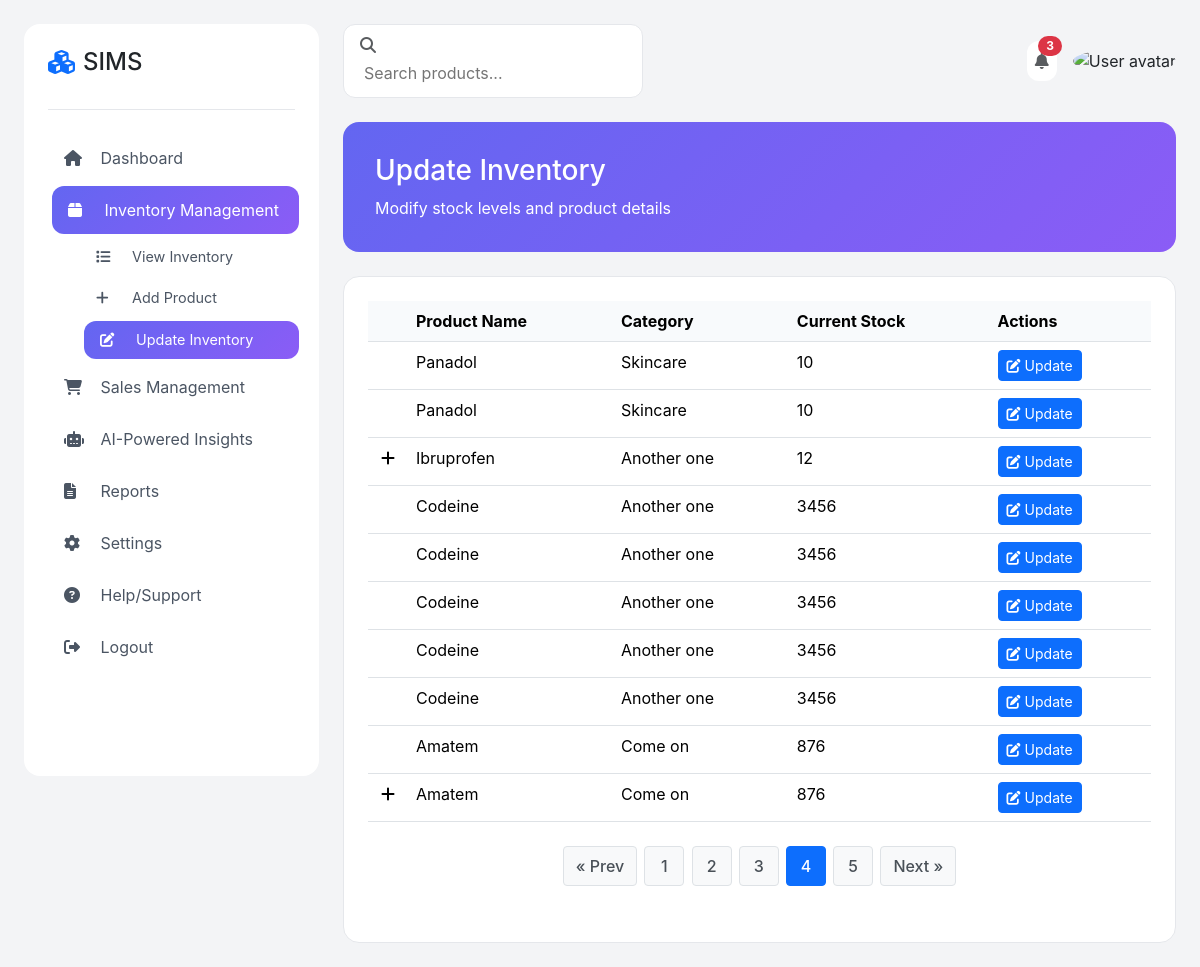
Page /inventory/updateproduct.php?page=4 (signed in) on the committed database.
### tables this page shows
CREATE TABLE `product_variants` (
  `id` int(11) NOT NULL,
  `product_id` int(11) NOT NULL,
  `variant_name` varchar(255) NOT NULL,
  `price_per_packet` decimal(10,2) DEFAULT NULL,
  `price_per_sachet` decimal(10,2) DEFAULT NULL,
  `qty_packet` int(11) DEFAULT NULL,
  `qty_sachet` int(11) DEFAULT NULL,
  `created_at` timestamp NOT NULL DEFAULT current_timestamp()
);

CREATE TABLE `products` (
  `id` int(11) NOT NULL,
  `product_name` varchar(255) NOT NULL,
  `category` varchar(100) NOT NULL,
  `brand` varchar(100) DEFAULT NULL,
  `batch_number` varchar(50) DEFAULT NULL,
  `prod_date` date DEFAULT NULL,
  `exp_date` date DEFAULT NULL,
  `desc` varchar(500) DEFAULT NULL,
  `cost_price` decimal(10,2) NOT NULL,
  `price_per_packet` decimal(10,2) NOT NULL,
  `price_per_sachet` decimal(10,2) NOT NULL,
  `quantity_packet` int(11) NOT NULL,
  `quantity_per_pack` int(11) NOT NULL,
  `low_stock_alert` int(11) NOT NULL,
  `expiry_alert_days` int(11) NOT NULL,
  `created_at` timestamp NOT NULL DEFAULT current_timestamp()
);

### inventory/updateproduct.php (the view, shortened to what this page needs)
<?php
include "../config/config.php";
$page = isset($_GET['page']) ? (int)$_GET['page'] : 1;
$limit = 10;
$offset = ($page - 1) * $limit;
$total_qry = "SELECT COUNT(*) as total FROM products";
$total_res = mysqli_query($connect, $total_qry);
$total_row = mysqli_fetch_assoc($total_res);
$total_products = $total_row['total'];
$total_pages = ceil($total_products / $limit);
$sel_qry = "SELECT
                p.id AS product_id,
                p.product_name,
                p.category,
                p.quantity_packet AS product_stock,
                v.id AS variant_id,
                v.variant_name,
                v.qty_packet AS variant_stock
            FROM products p
            LEFT JOIN product_variants v ON p.id = v.product_id
            ORDER BY p.id, v.id
            LIMIT $offset, $limit";
$res = mysqli_query($connect, $sel_qry);
$products = [];
if (mysqli_num_rows($res) > 0) {
    while ($row = mysqli_fetch_assoc($res)) {
        $products[$row['product_id']]['name'] = $row['product_name'];
        $products[$row['product_id']]['category'] = $row['category'];
        $products[$row['product_id']]['stock'] = $row['product_stock'];
        if ($row['variant_id']) {
            $products[$row['product_id']]['variants'][] = [
                'variant_name' => $row['variant_name'],
                'stock' => $row['variant_stock']
            ];
        }
    }
}
?>
<!DOCTYPE html>
<html lang="en">
<head>
    <link href="https://cdnjs.cloudflare.com/ajax/libs/bootstrap/5.3.2/css/bootstrap.min.css" rel="stylesheet">
    <link href="https://cdnjs.cloudflare.com/ajax/libs/font-awesome/6.4.2/css/all.min.css" rel="stylesheet">
    <link href="../style/css/style.css" rel="stylesheet">
</head>
<body>
    <div class="layout-container">
        <div class="sidebar" id="sidebar">
            <div class="logo-section">
                <h4 class="d-flex align-items-center gap-2">
                    <i class="fas fa-cubes text-primary"></i>
                    SIMS
                </h4>
            </div>
            <nav>
                <a href="../dashboard/" class="nav-link">
                    <i class="fas fa-home"></i> Dashboard
                </a>
                <a href="#" class="nav-link active" onclick="toggleSubmenu('inventory')">
                    <i class="fas fa-box"></i> Inventory Management
                </a>
                <div class="submenu show" id="inventory">
                    <a href="../inventory/" class="nav-link"><i class="fas fa-list"></i> View Inventory</a>
                    <a href="../inventory/addproduct.php" class="nav-link"><i class="fas fa-plus"></i> Add Product</a>
                    <a href="#" class="nav-link active"><i class="fas fa-edit"></i> Update Inventory</a>
                </div>
                <a href="#" class="nav-link" onclick="toggleSubmenu('sales')">
                    <i class="fas fa-shopping-cart"></i> Sales Management
                </a>
                <a href="#" class="nav-link" onclick="toggleSubmenu('ai-insights')">
                    <i class="fas fa-robot"></i> AI-Powered Insights
                </a>
                <a href="#" class="nav-link" onclick="toggleSubmenu('reports')">
                    <i class="fas fa-file-alt"></i> Reports
                </a>
                <a href="#" class="nav-link" onclick="toggleSubmenu('settings')">
                    <i class="fas fa-cog"></i> Settings
                </a>
                <a href="#" class="nav-link">
                    <i class="fas fa-question-circle"></i> Help/Support
                </a>
                <a href="../logout/" class="nav-link">
                    <i class="fas fa-sign-out-alt"></i> Logout
                </a>
            </nav>
        </div>
        <div class="main-content">
            <div class="header">
                <div class="search-box">
                    <i class="fas fa-search text-muted me-2"></i>
                    <input type="text" placeholder="Search products..." id="searchInput">
                </div>
                <div class="user-section">
                    <div class="notification-badge">
                        <i class="fas fa-bell text-muted"></i>
                        <span class="badge rounded-pill bg-danger">3</span>
                    </div>
                    <img src="/placeholder.svg?height=40&width=40" class="rounded-circle" alt="User avatar">
                </div>
            </div>
            <div class="header-section">
                <h3>Update Inventory</h3>
                <p class="mb-0">Modify stock levels and product details</p>
            </div>
            <div class="inventory-table">
                <table class="table table-hover" id="inventoryTable">
                    <thead>
                        <tr>
                            <th width="40"></th>
                            <th>Product Name</th>
                            <th>Category</th>
                            <th>Current Stock</th>
                            <th>Actions</th>
                        </tr>
                    </thead>
                    <tbody>
                        <?php foreach ($products as $product_id => $product): ?>
                            <tr class="highlight-row <?php echo ($product['stock'] <= 5) ? 'low-stock' : ''; ?>">
                                <td>
                                    <?php if (!empty($product['variants'])): ?>
                                        <span class="expand-btn" onclick="toggleVariants(<?php echo $product_id; ?>)" id="expand-<?php echo $product_id; ?>">
                                            <i class="fas fa-plus"></i>
                                        </span>
                                    <?php endif; ?>
                                </td>
                                <td><?php echo htmlspecialchars($product['name']); ?></td>
                                <td><?php echo htmlspecialchars($product['category']); ?></td>
                                <td><?php echo htmlspecialchars($product['stock']); ?></td>
                                <td>
                                    <button class="btn btn-sm btn-primary" onclick="openUpdateModal(<?php echo $product_id; ?>, '<?php echo htmlspecialchars($product['name']); ?>', <?php echo $product['stock']; ?>)">
                                        <i class="fas fa-edit me-1"></i>Update
                                    </button>
                                </td>
                            </tr>
                        <?php endforeach; ?>
                    </tbody>
                </table>
                <?php
                echo "<div class='pagination'>";
                if ($page > 1) {
                    echo "<a href='?page=" . ($page - 1) . "'>&laquo; Prev</a>";
                }
                $start_page = max(1, $page - 2);
                $end_page = min($total_pages, $page + 2);
                if ($start_page > 1) {
                    echo "<a href='?page=1'>1</a>";
                }
                for ($i = $start_page; $i <= $end_page; $i++) {
                    if ($i == $page) {
                        echo "<span>$i</span>";
                    } else {
                        echo "<a href='?page=$i'>$i</a>";
                    }
                }
                if ($page < $total_pages) {
                    echo "<a href='?page=" . ($page + 1) . "'>Next &raquo;</a>";
                }
                echo "</div>";
                ?>
            </div>
        </div>
    </div>
</body>
</html>

### style/css/style.css (style rules this page uses)
:root { --primary-gradient: linear-gradient(135deg, #6366f1 0%, #8b5cf6 100%); --sidebar-width: 295px; }
body { background-color: #f3f4f6; min-height: 100vh; font-family: 'Inter', system-ui, sans-serif; }
.layout-container { display: flex; gap: 24px; padding: 24px; min-height: 100vh; }
.sidebar { width: var(--sidebar-width); background: white; border-radius: 16px; padding: 24px; position: fixed; height: calc(100vh - 48px); overflow-y: auto; transition: transform 0.3s ease; z-index: 1000; }
.logo-section { padding-bottom: 24px; margin-bottom: 24px; border-bottom: 1px solid #e5e7eb; }
.nav-link { color: #4b5563; padding: 12px 16px; border-radius: 12px; margin-bottom: 4px; transition: all 0.2s; text-decoration: none; }
.nav-link:hover, .nav-link.active { background: var(--primary-gradient); color: white; transform: translateX(4px); }
.nav-link i { width: 20px; margin-right: 12px; }
.submenu { margin-left: 32px; display: none; }
.submenu.show { display: block; }
.submenu .nav-link { font-size: 0.9rem; padding: 8px 16px; }
.main-content { margin-left: var(--sidebar-width); flex: 1; padding-left: 24px; }
.header { display: flex; justify-content: space-between; align-items: center; margin-bottom: 24px; }
.search-box { background: white; border-radius: 12px; padding: 8px 16px; width: 300px; border: 1px solid #e5e7eb; }
.search-box input { border: none; outline: none; width: 100%; padding: 4px; }
.user-section { display: flex; align-items: center; gap: 16px; }
.notification-badge { background: white; padding: 8px; border-radius: 12px; position: relative; }
.badge { position: absolute; top: -5px; right: -5px; }
.header-section { background: var(--primary-gradient); border-radius: 16px; padding: 32px; color: white; margin-bottom: 24px; }
.inventory-table { background: white; border-radius: 16px; padding: 24px; border: 1px solid #e5e7eb; }
.table th { border-top: none; background-color: #f8fafc; }

### inventory/updateproduct.php (style rules this page uses)
.expand-btn { cursor: pointer; width: 24px; display: inline-block; text-align: center; }
.pagination { display: flex; justify-content: center; margin: 1.5rem 0 2rem 0; padding: 0; gap: 0.25rem; }
.pagination a, .pagination span { display: inline-flex; align-items: center; justify-content: center; min-width: 2.5rem; height: 2.5rem; padding: 0.5rem 0.75rem; margin: 0 0.1rem; text-decoration: none; border-radius: 0.25rem; font-weight: 500; transition: all 0.2s ease; }
.pagination a { background-color: #f8f9fa; color: #495057; border: 1px solid #dee2e6; }
.pagination span { background-color: #0d6efd; color: white; border: 1px solid #0d6efd; }
.inventory-table { margin-bottom: 0; }

### rows in the picture
product_variants: product.product_name "Ibruprofen", product.category "Another one", product.quantity_packet "12"

### other values in the picture
$product['name'] "Panadol"
$product['category'] "Skincare"
$product['stock'] "10"
$product['name'] "Codeine"
$product['category'] "Another one"
$product['stock'] "3456"
$product['name'] "Amatem"
$product['category'] "Come on"
$product['stock'] "876"
